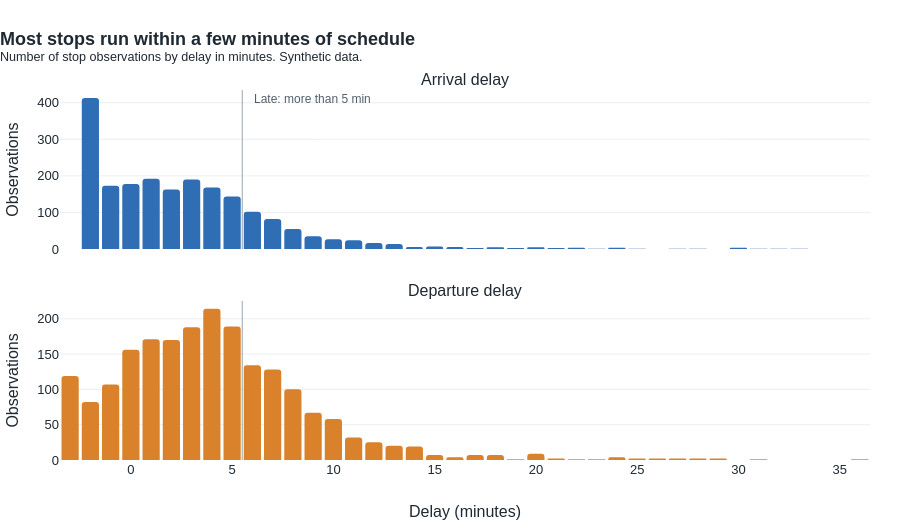

The notebook cell saved with this chart:
### Code cell
distribution = query("""
    SELECT measure, delay_min, COUNT(*) AS observations
    FROM delay_obs
    GROUP BY measure, delay_min
    ORDER BY measure, delay_min
""")

fig = make_subplots(rows=2, cols=1, shared_xaxes=True, vertical_spacing=0.14,
                    subplot_titles=("Arrival delay", "Departure delay"))
for row, (measure, colour) in enumerate([("arrival", ARRIVAL), ("departure", DEPARTURE)], start=1):
    part = distribution[distribution["measure"] == measure]
    fig.add_trace(go.Bar(
        x=part["delay_min"], y=part["observations"], marker=dict(color=colour, cornerradius=3),
        hovertemplate="%{x} min: %{y} observations<extra></extra>", showlegend=False,
    ), row=row, col=1)
    # +0.5 so the line falls between the 5 and 6 minute bars
    fig.add_vline(x=ON_TIME_THRESHOLD_MIN + 0.5, line=dict(color=MUTED, width=1), row=row, col=1)
    fig.update_yaxes(title_text="Observations", row=row, col=1)
fig.add_annotation(x=ON_TIME_THRESHOLD_MIN + 1, y=1, xref="x", yref="y domain", xanchor="left", yanchor="top",
                   text=f"Late: more than {ON_TIME_THRESHOLD_MIN} min", showarrow=False, font=dict(color=INK_SOFT, size=12))
fig.update_xaxes(title_text="Delay (minutes)", row=2, col=1)
fig.update_layout(bargap=0.15)
fig.update_annotations(selector=dict(xref="x domain"), font=dict(color=INK_SOFT, size=13))
titled(fig, "Most stops run within a few minutes of schedule",
       "Number of stop observations by delay in minutes. Synthetic data.", height=520)
save(fig, "04_delay_distribution").show()

### Figure 1 — Plotly figure (JSON) as saved in the notebook; plotly's stock layout.template omitted (floating-point values rounded to 4 significant figures)
{"data": [{"hovertemplate": "%{x} min: %{y} observations<extra></extra>", "marker": {"color": "#2f6db5", "cornerradius": 3}, "showlegend": false, "type": "bar", "x": [-2, -1, 0, 1, 2, 3, 4, 5, 6, 7, 8, 9, 10, 11, 12, 13, 14, 15, 16, 17, 18, 19, 20, 21, 22, 23, 24, 25, 27, 28, 30, 31, 32, 33], "xaxis": "x", "y": [413, 173, 178, 192, 163, 190, 168, 144, 102, 82, 55, 35, 27, 24, 17, 14, 6, 7, 6, 3, 5, 3, 5, 3, 4, 1, 4, 1, 1, 1, 4, 1, 1, 1], "yaxis": "y"}, {"hovertemplate": "%{x} min: %{y} observations<extra></extra>", "marker": {"color": "#d9822b", "cornerradius": 3}, "showlegend": false, "type": "bar", "x": [-3, -2, -1, 0, 1, 2, 3, 4, 5, 6, 7, 8, 9, 10, 11, 12, 13, 14, 15, 16, 17, 18, 19, 20, 21, 22, 23, 24, 25, 26, 27, 28, 29, 31, 36], "xaxis": "x2", "y": [119, 82, 107, 156, 171, 170, 188, 214, 189, 134, 128, 100, 67, 58, 32, 25, 20, 19, 7, 4, 7, 7, 1, 9, 2, 1, 1, 4, 2, 2, 2, 2, 2, 1, 1], "yaxis": "y2"}], "layout": {"annotations": [{"font": {"size": 16}, "showarrow": false, "text": "Arrival delay", "x": 0.5, "xanchor": "center", "xref": "paper", "y": 1.0, "yanchor": "bottom", "yref": "paper"}, {"font": {"size": 16}, "showarrow": false, "text": "Departure delay", "x": 0.5, "xanchor": "center", "xref": "paper", "y": 0.43, "yanchor": "bottom", "yref": "paper"}, {"font": {"color": "#52606d", "size": 12}, "showarrow": false, "text": "Late: more than 5 min", "x": 6, "xanchor": "left", "xref": "x", "y": 1, "yanchor": "top", "yref": "y domain"}], "bargap": 0.15, "height": 520, "shapes": [{"line": {"color": "#9aa5b1", "width": 1}, "type": "line", "x0": 5.5, "x1": 5.5, "xref": "x", "y0": 0, "y1": 1, "yref": "y domain"}, {"line": {"color": "#9aa5b1", "width": 1}, "type": "line", "x0": 5.5, "x1": 5.5, "xref": "x2", "y0": 0, "y1": 1, "yref": "y2 domain"}], "title": {"text": "<b>Most stops run within a few minutes of schedule</b><br><sup>Number of stop observations by delay in minutes. Synthetic data.</sup>", "x": 0}, "xaxis": {"anchor": "y", "domain": [0.0, 1.0], "matches": "x2", "showticklabels": false}, "xaxis2": {"anchor": "y2", "domain": [0.0, 1.0], "title": {"text": "Delay (minutes)"}}, "yaxis": {"anchor": "x", "domain": [0.57, 1.0], "title": {"text": "Observations"}}, "yaxis2": {"anchor": "x2", "domain": [0.0, 0.43], "title": {"text": "Observations"}}}}
